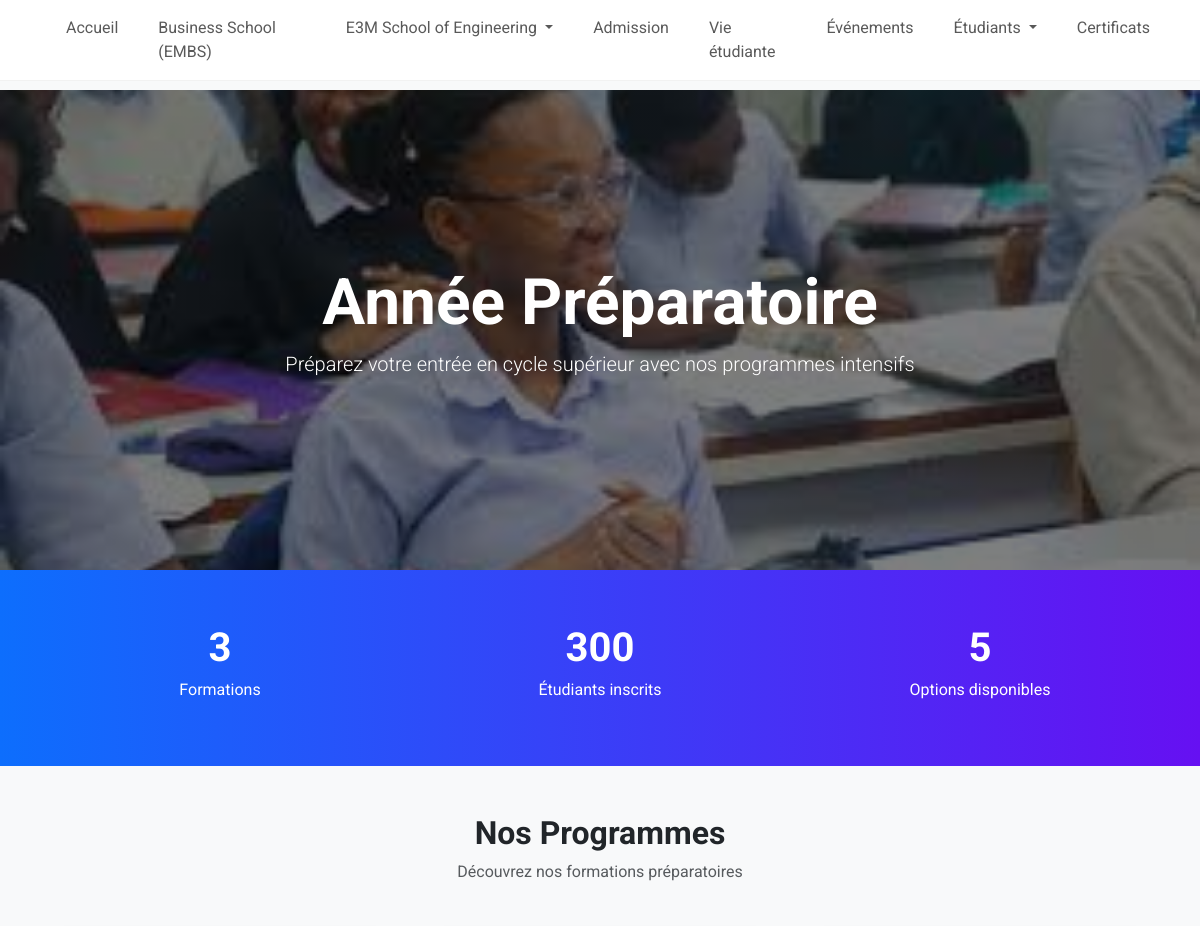
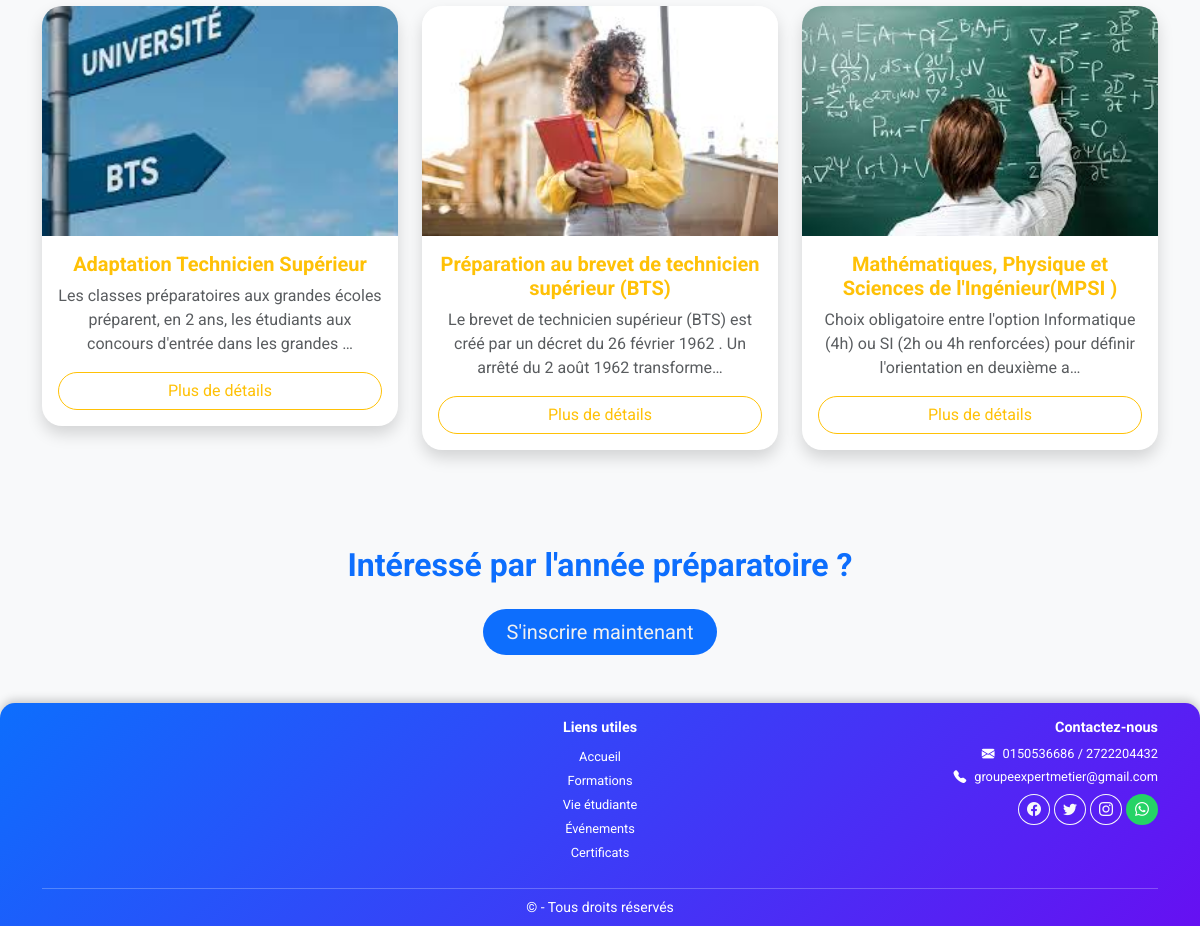
The page /annee-prepa/ on the database as committed earlier (2 pictures, top to bottom).
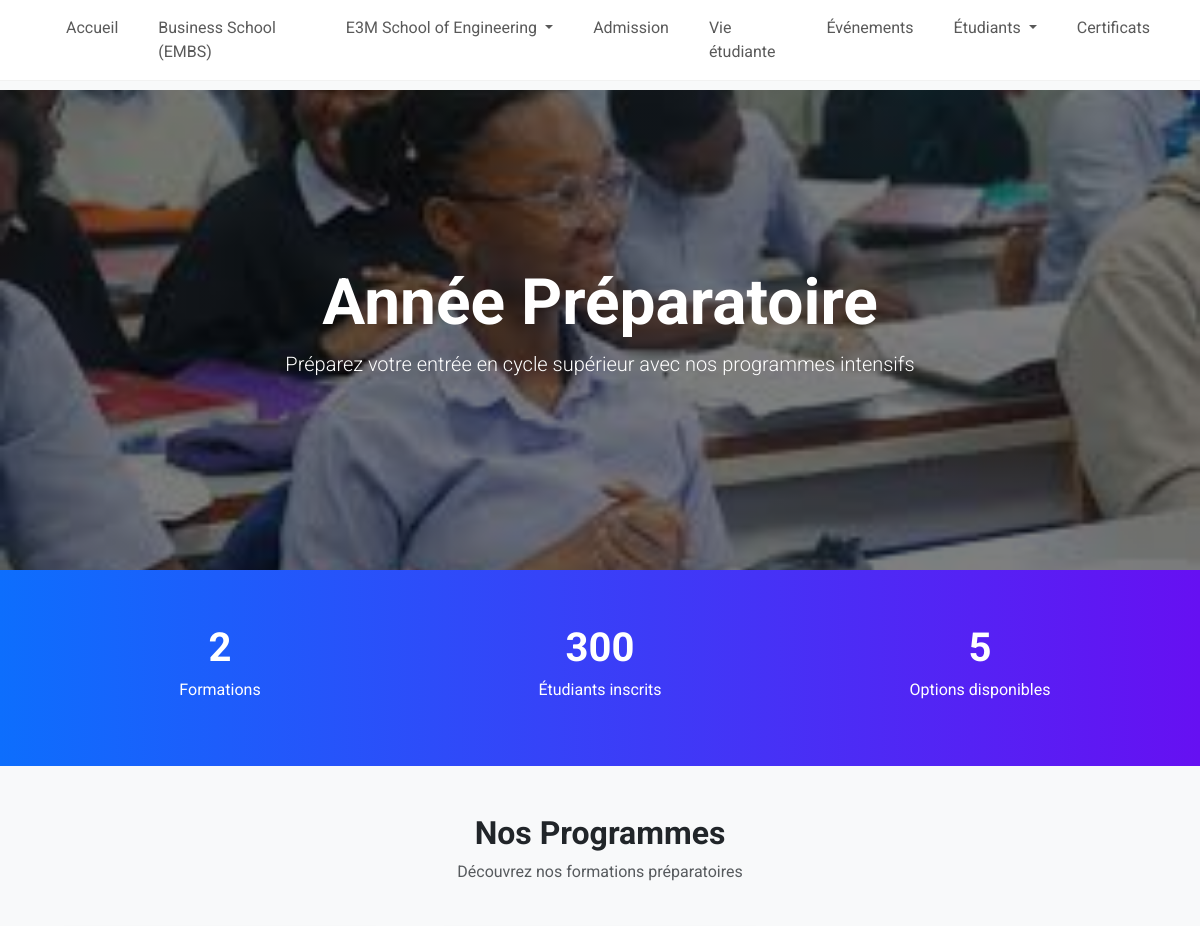
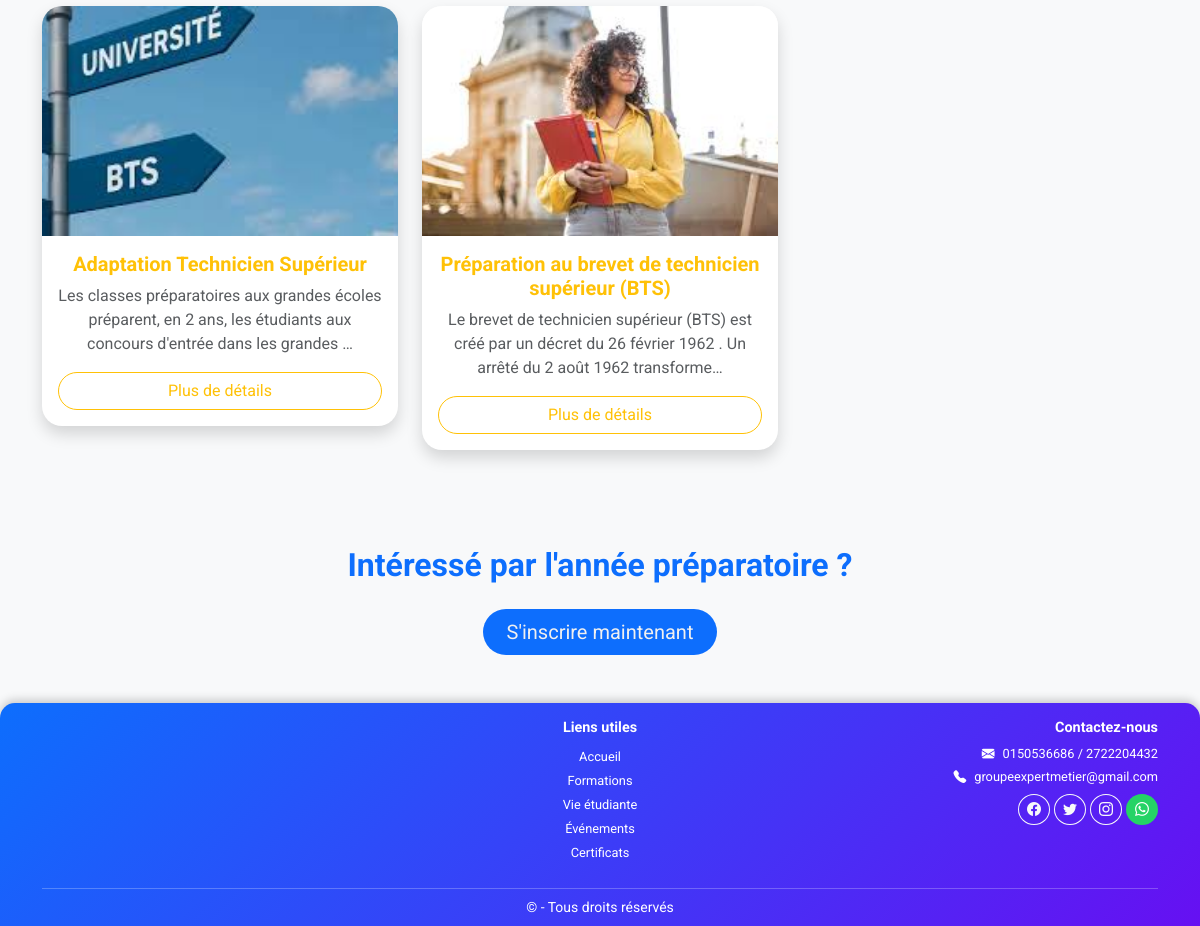
The same page on the database as committed later (2 pictures, top to bottom).
### myapp/models.py (models this page shows, shortened)
class Formation(models.Model):
    titre = models.CharField(max_length=200, default="Formation par défaut")
    description = models.TextField()
    details = models.TextField(blank=True, null=True)
    type_filiere = models.CharField(
        max_length=50,
        choices=TYPE_FILIERE_CHOICES,
        default='bts'
    )
    image = models.ImageField(upload_to='formations/', blank=True, null=True)

### myapp/views.py (the view)
# urls.py: path('annee-prepa/', views.prepa, name='formations_prepa'),
def prepa(request):
    preparatoire = Formation.objects.filter(type_filiere='preparatoire')
    return render(request, 'annee_prepa.html', {'preparatoire': preparatoire})

### myapp/templates/annee_prepa.html (shortened to what this page needs)
{% extends 'base.html' %}
{% load static %}
{% block content %}
<link href="https://unpkg.com/aos@2.3.4/dist/aos.css" rel="stylesheet">
<section class="hero">
  <div>
    <h1 class="display-3 fw-bold" data-aos="fade-up">Année Préparatoire</h1>
    <p class="lead" data-aos="fade-up" data-aos-delay="200">Préparez votre entrée en cycle supérieur avec nos programmes intensifs</p>
  </div>
</section>
<section class="stats text-center py-5">
  <div class="container">
    <div class="row">
      <div class="col-md-4"><div class="stat-number" id="countFiliere">{{ preparatoire|length }}</div><p>Formations</p></div>
      <div class="col-md-4"><div class="stat-number" id="countStudents">300</div><p>Étudiants inscrits</p></div>
      <div class="col-md-4"><div class="stat-number" id="countOptions">5</div><p>Options disponibles</p></div>
    </div>
  </div>
</section>
<section class="container py-5">
  <div class="text-center mb-5"><h2 class="fw-bold">Nos Programmes</h2><p class="text-muted">Découvrez nos formations préparatoires</p></div>
  <div class="row g-4">
    {% for formation in preparatoire %}
    <div class="col-md-4" data-aos="zoom-in">
      <div class="card formation-card shadow">
        {% if formation.image %}
          <img src="{{ formation.image.url }}" alt="{{ formation.titre }}">
        {% else %}
          <img src="{% static 'images/formation.jpg' %}" alt="{{ formation.titre }}">
        {% endif %}
        <div class="card-body text-center d-flex flex-column">
          <h5 class="fw-bold text-warning">{{ formation.titre }}</h5>
          <p class="text-muted">{{ formation.description|truncatechars:120 }}</p>
          <button class="btn btn-outline-warning rounded-pill mt-auto" data-bs-toggle="modal" data-bs-target="#modal{{ forloop.counter }}">Plus de détails</button>
        </div>
      </div>
    </div>
    {% endfor %}
  </div>
</section>
<section class="cta-section text-center py-5">
  <h2 class="fw-bold" style="color: #0d6efd;">Intéressé par l'année préparatoire ?</h2>
  <a href="{% url 'preinscription' %}" class="btn btn-lg rounded-pill mt-3 px-4" style="background-color: #0d6efd; color:#f0f0f0; border:none;">S'inscrire maintenant</a>
</section>
{% endblock %}

Rows that differ between the two databases and show on the page:
no longer on this page (row edited): Formation: image (picture), titre "Mathématiques, Physique et Sciences de l'Ingénieur(MPSI )", description "Choix obligatoire entre l'option Informatique (4h) ou SI (2h ou 4h renforcées) pour définir l'orientation en deuxième a…"
Other text that changed with them:
{{ preparatoire|length }}: "3" → "2"
